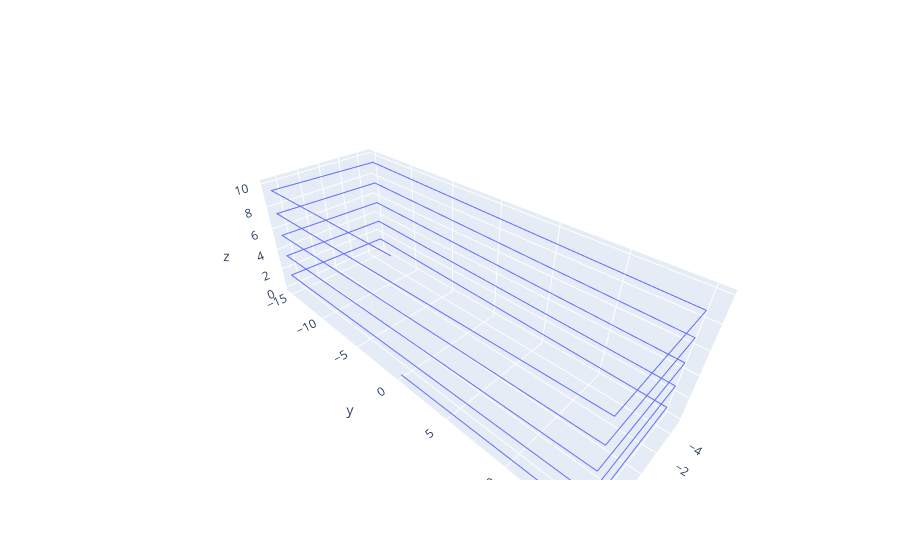

Source (notebook cell):
### Code cell
def make_helix(single_spiral, no_of_turns, output=False):
    helix_list = [[], [], []]
    length = single_spiral[2][-1]
    for i in range(no_of_turns):
        nth_spiral = np.copy(single_spiral)
        nth_spiral[2] = single_spiral[2] + i*length
        for i in range(3):
            helix_list[i].append(nth_spiral[i])
        helix_array = np.array([np.concatenate(helix_list[0]),
                                np.concatenate(helix_list[1]),
                                np.concatenate(helix_list[2])])
    if output:
        return helix_array
    
s_spiral = np.array([x, y, z])

b_helix = make_helix(s_spiral, 5, output=True)

fig = go.Figure()

fig.add_trace(go.Scatter3d(x=b_helix[0], y=b_helix[1], z=b_helix[2], mode='lines'))

### Figure 1 — Plotly figure (JSON) as saved in the notebook; plotly's stock layout.template omitted (floating-point values rounded to 4 significant figures; data arrays with more than 128 entries replaced by an {"elided": "..."} marker saying what was removed)
{"data": [{"mode": "lines", "type": "scatter3d", "x": {"elided": "485 float values"}, "y": {"elided": "485 float values"}, "z": {"elided": "485 float values"}}], "layout": {}}
